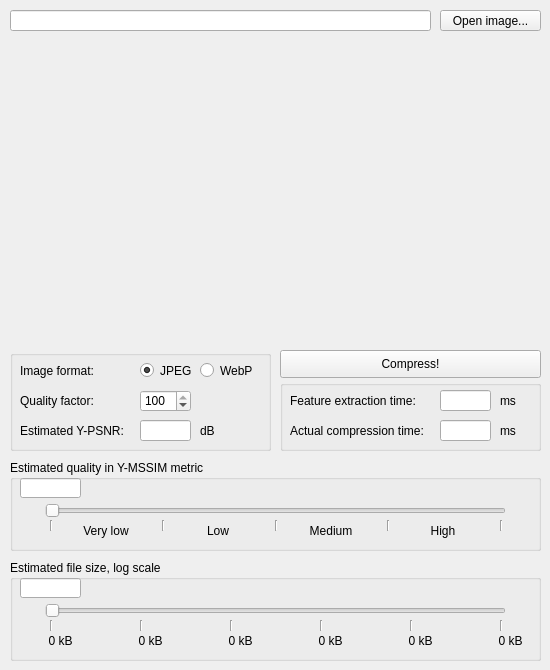
<?xml version="1.0" encoding="UTF-8"?>
<ui version="4.0">
 <class>MainWindow</class>
 <widget class="QMainWindow" name="MainWindow">
  <property name="geometry">
   <rect>
    <x>0</x>
    <y>0</y>
    <width>550</width>
    <height>670</height>
   </rect>
  </property>
  <property name="windowTitle">
   <string>ACACIA</string>
  </property>
  <widget class="QWidget" name="centralWidget">
   <widget class="QGroupBox" name="groupBoxFileSize">
    <property name="geometry">
     <rect>
      <x>10</x>
      <y>560</y>
      <width>531</width>
      <height>101</height>
     </rect>
    </property>
    <property name="title">
     <string>Estimated file size, log scale</string>
    </property>
    <widget class="QSlider" name="sliderFileSize">
     <property name="geometry">
      <rect>
       <x>35</x>
       <y>40</y>
       <width>461</width>
       <height>22</height>
      </rect>
     </property>
     <property name="orientation">
      <enum>Qt::Horizontal</enum>
     </property>
     <property name="tickPosition">
      <enum>QSlider::NoTicks</enum>
     </property>
    </widget>
    <widget class="QLineEdit" name="editFileSize">
     <property name="geometry">
      <rect>
       <x>10</x>
       <y>18</y>
       <width>61</width>
       <height>20</height>
      </rect>
     </property>
     <property name="alignment">
      <set>Qt::AlignCenter</set>
     </property>
     <property name="readOnly">
      <bool>true</bool>
     </property>
    </widget>
    <widget class="Line" name="line_18">
     <property name="geometry">
      <rect>
       <x>40</x>
       <y>60</y>
       <width>3</width>
       <height>11</height>
      </rect>
     </property>
     <property name="orientation">
      <enum>Qt::Vertical</enum>
     </property>
    </widget>
    <widget class="QLabel" name="labelSize_1">
     <property name="geometry">
      <rect>
       <x>20</x>
       <y>70</y>
       <width>61</width>
       <height>21</height>
      </rect>
     </property>
     <property name="text">
      <string>0 kB</string>
     </property>
     <property name="alignment">
      <set>Qt::AlignCenter</set>
     </property>
    </widget>
    <widget class="Line" name="line_21">
     <property name="geometry">
      <rect>
       <x>130</x>
       <y>60</y>
       <width>3</width>
       <height>11</height>
      </rect>
     </property>
     <property name="orientation">
      <enum>Qt::Vertical</enum>
     </property>
    </widget>
    <widget class="Line" name="line_22">
     <property name="geometry">
      <rect>
       <x>220</x>
       <y>60</y>
       <width>3</width>
       <height>11</height>
      </rect>
     </property>
     <property name="orientation">
      <enum>Qt::Vertical</enum>
     </property>
    </widget>
    <widget class="Line" name="line_23">
     <property name="geometry">
      <rect>
       <x>310</x>
       <y>60</y>
       <width>3</width>
       <height>11</height>
      </rect>
     </property>
     <property name="orientation">
      <enum>Qt::Vertical</enum>
     </property>
    </widget>
    <widget class="Line" name="line_24">
     <property name="geometry">
      <rect>
       <x>400</x>
       <y>60</y>
       <width>3</width>
       <height>11</height>
      </rect>
     </property>
     <property name="orientation">
      <enum>Qt::Vertical</enum>
     </property>
    </widget>
    <widget class="Line" name="line_25">
     <property name="geometry">
      <rect>
       <x>490</x>
       <y>60</y>
       <width>3</width>
       <height>11</height>
      </rect>
     </property>
     <property name="orientation">
      <enum>Qt::Vertical</enum>
     </property>
    </widget>
    <widget class="QLabel" name="labelSize_2">
     <property name="geometry">
      <rect>
       <x>110</x>
       <y>70</y>
       <width>61</width>
       <height>21</height>
      </rect>
     </property>
     <property name="text">
      <string>0 kB</string>
     </property>
     <property name="alignment">
      <set>Qt::AlignCenter</set>
     </property>
    </widget>
    <widget class="QLabel" name="labelSize_3">
     <property name="geometry">
      <rect>
       <x>200</x>
       <y>70</y>
       <width>61</width>
       <height>21</height>
      </rect>
     </property>
     <property name="text">
      <string>0 kB</string>
     </property>
     <property name="alignment">
      <set>Qt::AlignCenter</set>
     </property>
    </widget>
    <widget class="QLabel" name="labelSize_4">
     <property name="geometry">
      <rect>
       <x>290</x>
       <y>70</y>
       <width>61</width>
       <height>21</height>
      </rect>
     </property>
     <property name="text">
      <string>0 kB</string>
     </property>
     <property name="alignment">
      <set>Qt::AlignCenter</set>
     </property>
    </widget>
    <widget class="QLabel" name="labelSize_5">
     <property name="geometry">
      <rect>
       <x>380</x>
       <y>70</y>
       <width>61</width>
       <height>21</height>
      </rect>
     </property>
     <property name="text">
      <string>0 kB</string>
     </property>
     <property name="alignment">
      <set>Qt::AlignCenter</set>
     </property>
    </widget>
    <widget class="QLabel" name="labelSize_6">
     <property name="geometry">
      <rect>
       <x>470</x>
       <y>70</y>
       <width>61</width>
       <height>21</height>
      </rect>
     </property>
     <property name="text">
      <string>0 kB</string>
     </property>
     <property name="alignment">
      <set>Qt::AlignCenter</set>
     </property>
    </widget>
   </widget>
   <widget class="QGroupBox" name="groupBoxQF">
    <property name="geometry">
     <rect>
      <x>10</x>
      <y>350</y>
      <width>261</width>
      <height>101</height>
     </rect>
    </property>
    <widget class="QSpinBox" name="spinBoxQF">
     <property name="geometry">
      <rect>
       <x>130</x>
       <y>40</y>
       <width>51</width>
       <height>22</height>
      </rect>
     </property>
     <property name="minimum">
      <number>5</number>
     </property>
     <property name="maximum">
      <number>100</number>
     </property>
     <property name="value">
      <number>100</number>
     </property>
    </widget>
    <widget class="QLabel" name="labelPSNR">
     <property name="geometry">
      <rect>
       <x>10</x>
       <y>70</y>
       <width>131</width>
       <height>21</height>
      </rect>
     </property>
     <property name="text">
      <string>Estimated Y-PSNR:</string>
     </property>
    </widget>
    <widget class="QLabel" name="label">
     <property name="geometry">
      <rect>
       <x>10</x>
       <y>40</y>
       <width>111</width>
       <height>21</height>
      </rect>
     </property>
     <property name="text">
      <string>Quality factor:</string>
     </property>
    </widget>
    <widget class="QLineEdit" name="editPSNR">
     <property name="geometry">
      <rect>
       <x>130</x>
       <y>70</y>
       <width>51</width>
       <height>21</height>
      </rect>
     </property>
     <property name="readOnly">
      <bool>true</bool>
     </property>
    </widget>
    <widget class="QLabel" name="label_2">
     <property name="geometry">
      <rect>
       <x>190</x>
       <y>70</y>
       <width>21</width>
       <height>21</height>
      </rect>
     </property>
     <property name="text">
      <string>dB</string>
     </property>
    </widget>
    <widget class="QLabel" name="label_12">
     <property name="geometry">
      <rect>
       <x>10</x>
       <y>10</y>
       <width>111</width>
       <height>21</height>
      </rect>
     </property>
     <property name="text">
      <string>Image format:</string>
     </property>
    </widget>
    <widget class="QRadioButton" name="radioButtonWebP">
     <property name="geometry">
      <rect>
       <x>190</x>
       <y>10</y>
       <width>70</width>
       <height>21</height>
      </rect>
     </property>
     <property name="text">
      <string>WebP</string>
     </property>
    </widget>
    <widget class="QRadioButton" name="radioButtonJPEG">
     <property name="geometry">
      <rect>
       <x>130</x>
       <y>10</y>
       <width>60</width>
       <height>21</height>
      </rect>
     </property>
     <property name="text">
      <string>JPEG</string>
     </property>
     <property name="checked">
      <bool>true</bool>
     </property>
    </widget>
   </widget>
   <widget class="QGroupBox" name="groupBoxQuality">
    <property name="geometry">
     <rect>
      <x>10</x>
      <y>460</y>
      <width>531</width>
      <height>91</height>
     </rect>
    </property>
    <property name="title">
     <string>Estimated quality in Y-MSSIM metric</string>
    </property>
    <widget class="QLineEdit" name="editMSSIM">
     <property name="geometry">
      <rect>
       <x>10</x>
       <y>18</y>
       <width>61</width>
       <height>20</height>
      </rect>
     </property>
     <property name="alignment">
      <set>Qt::AlignCenter</set>
     </property>
     <property name="readOnly">
      <bool>true</bool>
     </property>
    </widget>
    <widget class="Line" name="line_19">
     <property name="geometry">
      <rect>
       <x>40</x>
       <y>60</y>
       <width>3</width>
       <height>11</height>
      </rect>
     </property>
     <property name="orientation">
      <enum>Qt::Vertical</enum>
     </property>
    </widget>
    <widget class="Line" name="line_20">
     <property name="geometry">
      <rect>
       <x>152</x>
       <y>60</y>
       <width>3</width>
       <height>11</height>
      </rect>
     </property>
     <property name="orientation">
      <enum>Qt::Vertical</enum>
     </property>
    </widget>
    <widget class="Line" name="line_27">
     <property name="geometry">
      <rect>
       <x>265</x>
       <y>60</y>
       <width>3</width>
       <height>11</height>
      </rect>
     </property>
     <property name="orientation">
      <enum>Qt::Vertical</enum>
     </property>
    </widget>
    <widget class="Line" name="line_28">
     <property name="geometry">
      <rect>
       <x>377</x>
       <y>60</y>
       <width>3</width>
       <height>11</height>
      </rect>
     </property>
     <property name="orientation">
      <enum>Qt::Vertical</enum>
     </property>
    </widget>
    <widget class="Line" name="line_29">
     <property name="geometry">
      <rect>
       <x>490</x>
       <y>60</y>
       <width>3</width>
       <height>11</height>
      </rect>
     </property>
     <property name="orientation">
      <enum>Qt::Vertical</enum>
     </property>
    </widget>
    <widget class="QSlider" name="sliderMSSIM">
     <property name="geometry">
      <rect>
       <x>35</x>
       <y>40</y>
       <width>461</width>
       <height>22</height>
      </rect>
     </property>
     <property name="orientation">
      <enum>Qt::Horizontal</enum>
     </property>
     <property name="tickPosition">
      <enum>QSlider::NoTicks</enum>
     </property>
    </widget>
    <widget class="QLabel" name="label_6">
     <property name="geometry">
      <rect>
       <x>377</x>
       <y>60</y>
       <width>112</width>
       <height>21</height>
      </rect>
     </property>
     <property name="text">
      <string>High</string>
     </property>
     <property name="alignment">
      <set>Qt::AlignCenter</set>
     </property>
    </widget>
    <widget class="QLabel" name="label_7">
     <property name="geometry">
      <rect>
       <x>40</x>
       <y>60</y>
       <width>112</width>
       <height>21</height>
      </rect>
     </property>
     <property name="text">
      <string>Very low</string>
     </property>
     <property name="alignment">
      <set>Qt::AlignCenter</set>
     </property>
    </widget>
    <widget class="QLabel" name="label_8">
     <property name="geometry">
      <rect>
       <x>152</x>
       <y>60</y>
       <width>112</width>
       <height>21</height>
      </rect>
     </property>
     <property name="text">
      <string>Low</string>
     </property>
     <property name="alignment">
      <set>Qt::AlignCenter</set>
     </property>
    </widget>
    <widget class="QLabel" name="label_9">
     <property name="geometry">
      <rect>
       <x>265</x>
       <y>60</y>
       <width>112</width>
       <height>21</height>
      </rect>
     </property>
     <property name="text">
      <string>Medium</string>
     </property>
     <property name="alignment">
      <set>Qt::AlignCenter</set>
     </property>
    </widget>
   </widget>
   <widget class="QLineEdit" name="editImagePath">
    <property name="geometry">
     <rect>
      <x>10</x>
      <y>10</y>
      <width>421</width>
      <height>21</height>
     </rect>
    </property>
    <property name="readOnly">
     <bool>true</bool>
    </property>
   </widget>
   <widget class="QPushButton" name="btnOpenImage">
    <property name="geometry">
     <rect>
      <x>440</x>
      <y>10</y>
      <width>101</width>
      <height>21</height>
     </rect>
    </property>
    <property name="text">
     <string>Open image...</string>
    </property>
   </widget>
   <widget class="QGroupBox" name="groupBox">
    <property name="geometry">
     <rect>
      <x>280</x>
      <y>380</y>
      <width>261</width>
      <height>71</height>
     </rect>
    </property>
    <widget class="QLabel" name="label_3">
     <property name="geometry">
      <rect>
       <x>10</x>
       <y>10</y>
       <width>161</width>
       <height>21</height>
      </rect>
     </property>
     <property name="text">
      <string>Feature extraction time:</string>
     </property>
    </widget>
    <widget class="QLineEdit" name="editExtractionTime">
     <property name="geometry">
      <rect>
       <x>160</x>
       <y>10</y>
       <width>51</width>
       <height>21</height>
      </rect>
     </property>
     <property name="readOnly">
      <bool>true</bool>
     </property>
    </widget>
    <widget class="QLabel" name="label_4">
     <property name="geometry">
      <rect>
       <x>220</x>
       <y>10</y>
       <width>21</width>
       <height>21</height>
      </rect>
     </property>
     <property name="text">
      <string>ms</string>
     </property>
    </widget>
    <widget class="QLabel" name="label_5">
     <property name="geometry">
      <rect>
       <x>10</x>
       <y>40</y>
       <width>161</width>
       <height>21</height>
      </rect>
     </property>
     <property name="text">
      <string>Actual compression time:</string>
     </property>
    </widget>
    <widget class="QLineEdit" name="editCompressionTime">
     <property name="geometry">
      <rect>
       <x>160</x>
       <y>40</y>
       <width>51</width>
       <height>21</height>
      </rect>
     </property>
     <property name="readOnly">
      <bool>true</bool>
     </property>
    </widget>
    <widget class="QLabel" name="label_11">
     <property name="geometry">
      <rect>
       <x>220</x>
       <y>40</y>
       <width>21</width>
       <height>21</height>
      </rect>
     </property>
     <property name="text">
      <string>ms</string>
     </property>
    </widget>
   </widget>
   <widget class="QPushButton" name="btnCompress">
    <property name="geometry">
     <rect>
      <x>280</x>
      <y>350</y>
      <width>261</width>
      <height>28</height>
     </rect>
    </property>
    <property name="text">
     <string>Compress!</string>
    </property>
   </widget>
  </widget>
 </widget>
 <layoutdefault spacing="6" margin="11"/>
 <resources/>
 <connections/>
</ui>
